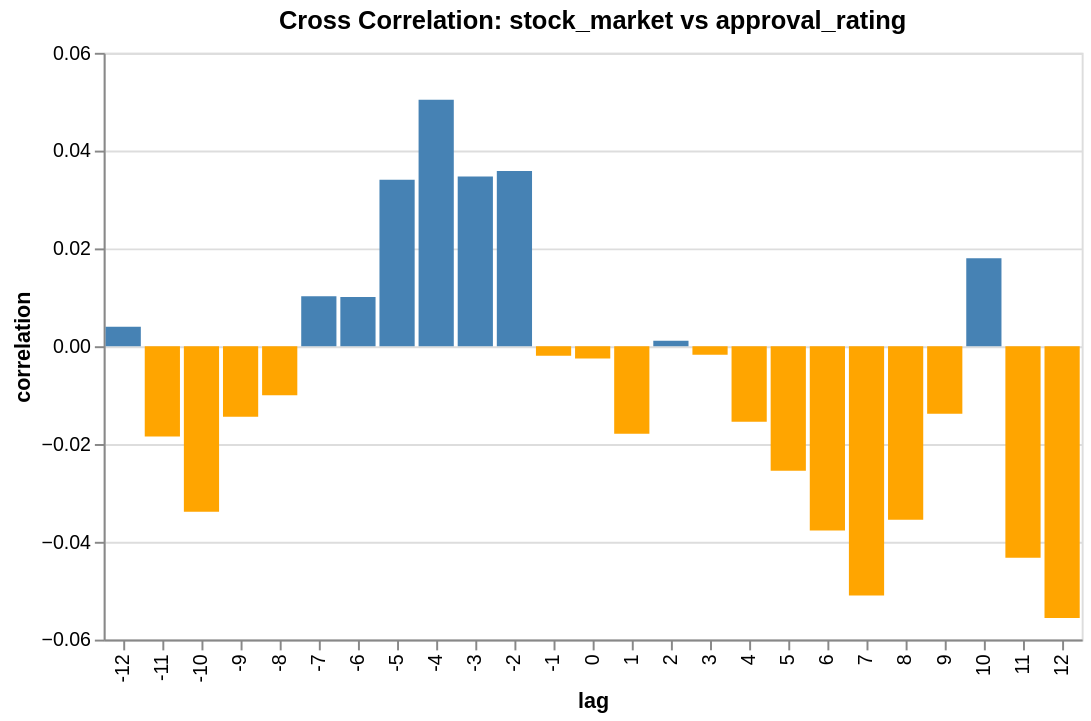

Notebook code cell kept with this figure:
### Code cell
# Finally checking sp500
target = 'approval_rating'
predictor = 'stock_market'

lags = np.arange(-12, 13)
corrs = [df_diff[target].corr(df_diff[predictor].shift(lag)) for lag in lags]
corr_df = pd.DataFrame({'lag': lags, 'correlation': corrs})
alt.Chart(corr_df.dropna()).mark_bar().encode(
    x='lag:O',
    y='correlation:Q',
    color=alt.condition(
        alt.datum.correlation > 0,
        alt.value('steelblue'),  # The positive color
        alt.value('orange')      # The negative color
    ),
    tooltip=[
        alt.Tooltip('lag:O', title='Lag'),
        alt.Tooltip('correlation:Q', title='Correlation')
    ]
).properties(title=f'Cross Correlation: {predictor} vs {target}')

### Figure 1 — Vega-Lite specification as saved in the notebook (floating-point values rounded to 4 significant figures)
{"config": {"view": {"continuousWidth": 300, "continuousHeight": 300}}, "data": {"name": "data-2790d7bf081b7a808a09bd966d9b4d87"}, "mark": {"type": "bar"}, "encoding": {"color": {"condition": {"test": "(datum.correlation > 0)", "value": "steelblue"}, "value": "orange"}, "tooltip": [{"field": "lag", "title": "Lag", "type": "ordinal"}, {"field": "correlation", "title": "Correlation", "type": "quantitative"}], "x": {"field": "lag", "type": "ordinal"}, "y": {"field": "correlation", "type": "quantitative"}}, "title": "Cross Correlation: stock_market vs approval_rating", "$schema": "https://vega.github.io/schema/vega-lite/v6.1.0.json", "datasets": {"data-2790d7bf081b7a808a09bd966d9b4d87": [{"lag": -12, "correlation": 0.004}, {"lag": -11, "correlation": -0.01848}, {"lag": -10, "correlation": -0.03383}, {"lag": -9, "correlation": -0.01442}, {"lag": -8, "correlation": -0.01004}, {"lag": -7, "correlation": 0.01023}, {"lag": -6, "correlation": 0.01006}, {"lag": -5, "correlation": 0.03404}, {"lag": -4, "correlation": 0.0504}, {"lag": -3, "correlation": 0.03473}, {"lag": -2, "correlation": 0.03585}, {"lag": -1, "correlation": -0.001976}, {"lag": 0, "correlation": -0.002506}, {"lag": 1, "correlation": -0.01793}, {"lag": 2, "correlation": 0.001123}, {"lag": 3, "correlation": -0.001759}, {"lag": 4, "correlation": -0.01546}, {"lag": 5, "correlation": -0.02547}, {"lag": 6, "correlation": -0.03766}, {"lag": 7, "correlation": -0.05096}, {"lag": 8, "correlation": -0.03547}, {"lag": 9, "correlation": -0.01381}, {"lag": 10, "correlation": 0.01801}, {"lag": 11, "correlation": -0.04328}, {"lag": 12, "correlation": -0.05557}]}}
